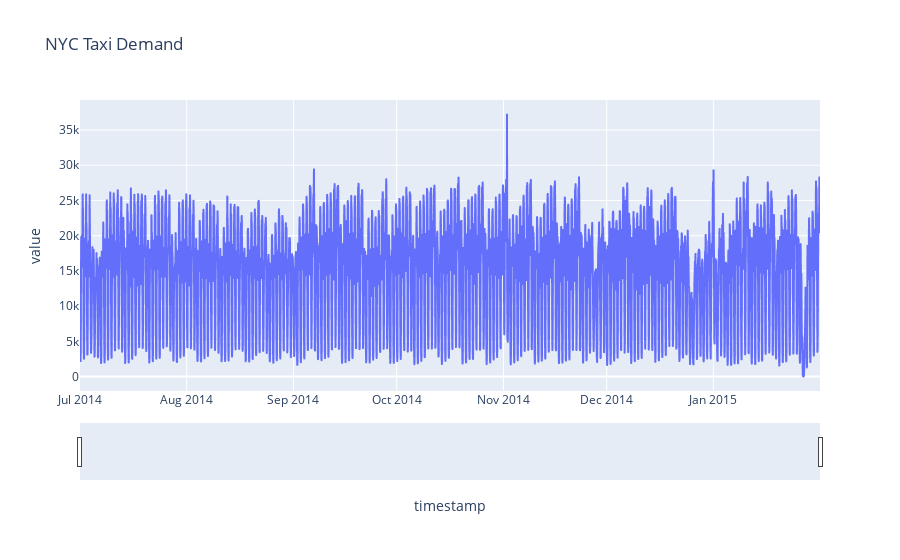

Notebook cell for this chart:
### Code cell
fig=px.line(df,x=df['timestamp'],y=df['value'],title='NYC Taxi Demand')

fig.update_xaxes(
    rangeslider_visible=True,
)
fig.show()

### Figure 1 — Plotly figure (JSON) as saved in the notebook; plotly's stock layout.template omitted (floating-point values rounded to 4 significant figures; data arrays with more than 128 entries replaced by an {"elided": "..."} marker saying what was removed)
{"data": [{"hovertemplate": "timestamp=%{x}<br>value=%{y}<extra></extra>", "legendgroup": "", "line": {"color": "#636efa", "dash": "solid"}, "marker": {"symbol": "circle"}, "mode": "lines", "name": "", "showlegend": false, "type": "scattergl", "x": {"elided": "5160 str values"}, "xaxis": "x", "y": {"elided": "5160 float values"}, "yaxis": "y"}], "layout": {"legend": {"tracegroupgap": 0}, "title": {"text": "NYC Taxi Demand"}, "xaxis": {"anchor": "y", "domain": [0, 1], "rangeslider": {"visible": true}, "title": {"text": "timestamp"}}, "yaxis": {"anchor": "x", "domain": [0, 1], "title": {"text": "value"}}}}
